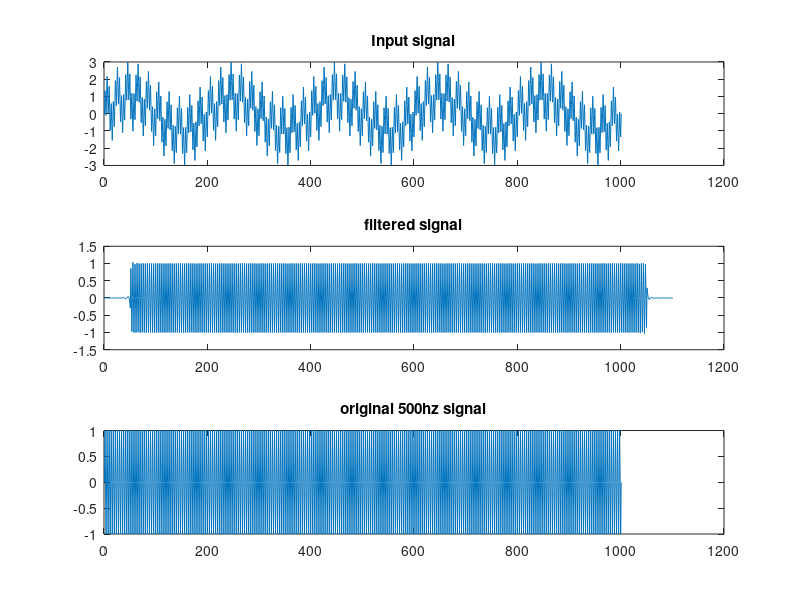

Reproduce this figure in MATLAB.
clc;
workspace;

format long g;
format compact;

frontSize=2;

t=0:1/2000:0.5;

f1=10;
t1=1/f1;
amp1=1;
signal1= amp1 * sin(2*pi*f1*t);

subplot(4,1,1)
plot(t,signal1)

f2=100;
t2=1/f2;
amp2=1;
signal2= amp2 * sin(2*pi*f2*t);

subplot(4,1,2)
plot(t,signal2)

f3=500;
t3=1/f3;
amp3=1;
signal3= amp3 * sin(2*pi*f3*t);

subplot(4,1,3)
plot(t,signal3)

signal = signal1+signal2+signal3;

subplot(4,1,4)
plot(t,signal)

%cuttoff frequency
fc=400;
%sampling frequency
fs=2000;
%fc/fs is the normalized cuttoff frequency
h=fir1(100,fc/fs,'high');

plot(h);
freqz(h);
 
filtered_signal= conv(h,signal);
subplot(3,1,1)
plot(signal)
title('Input signal')

subplot(3,1,2)
plot(filtered_signal)
title('filtered signal')

subplot(3,1,3)
plot(signal3)
title('original 500hz signal')

csvwrite('hpf_fc_400hz.txt',h);


